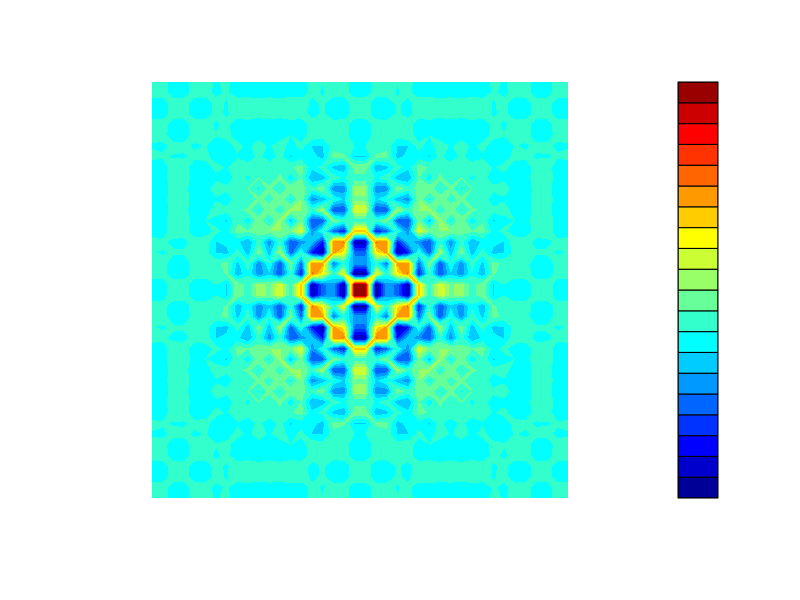
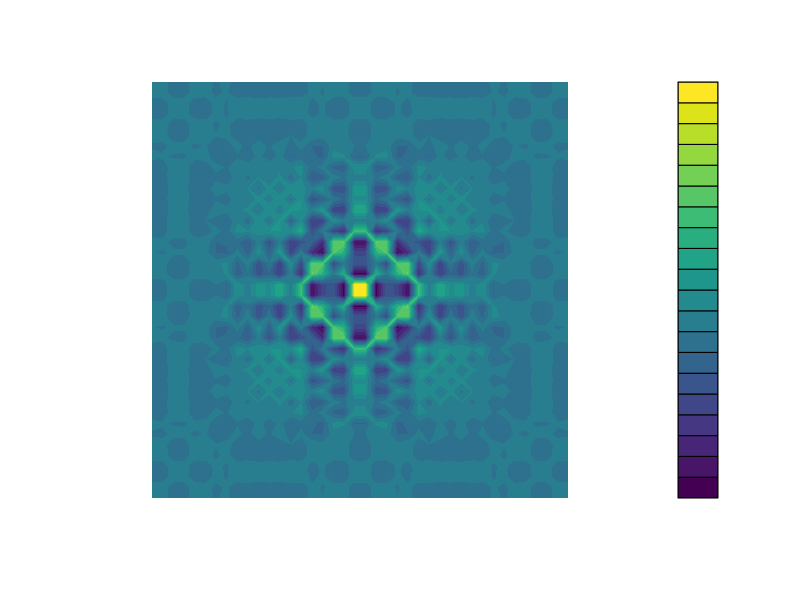
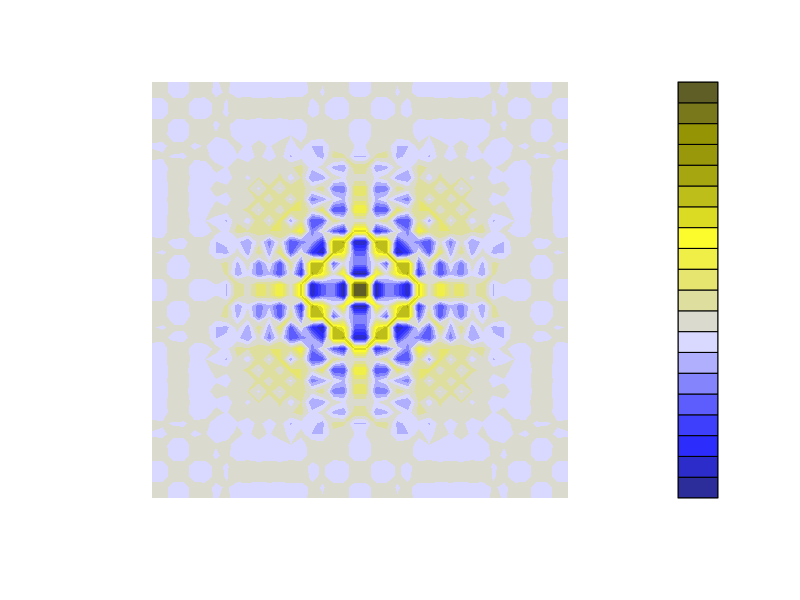
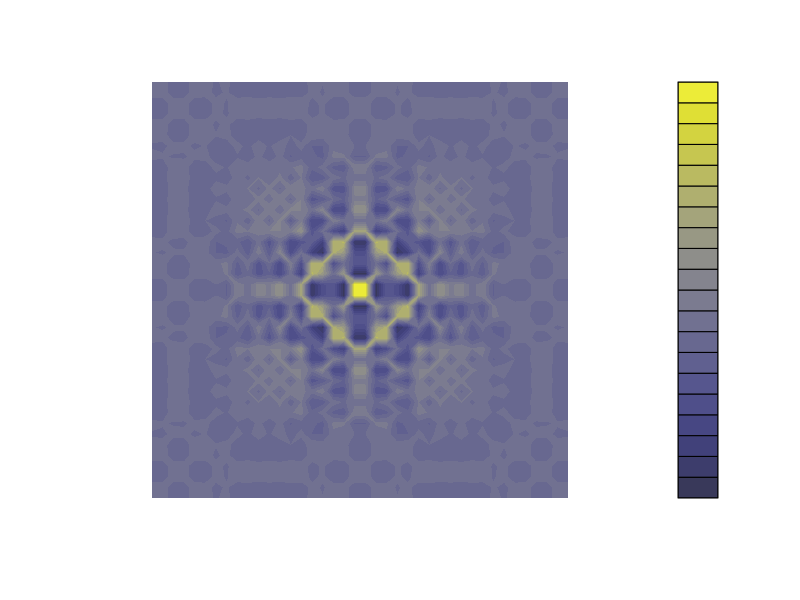
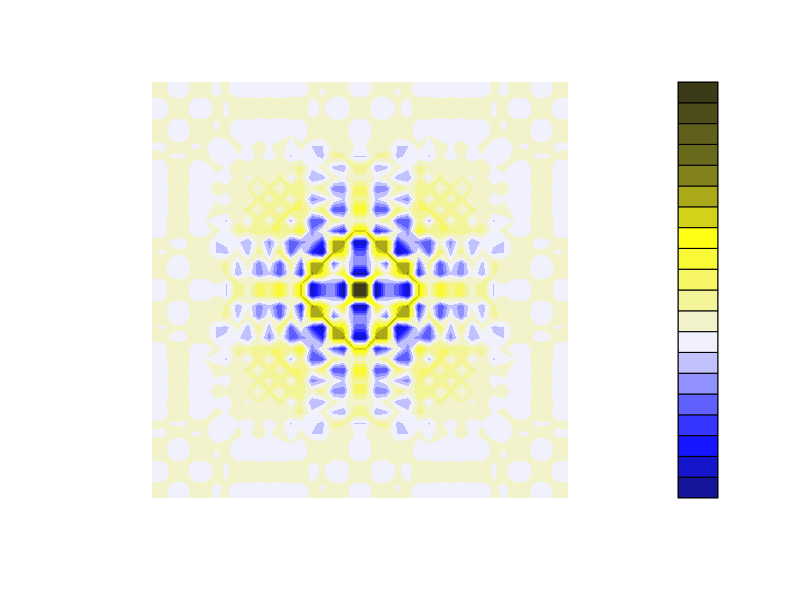
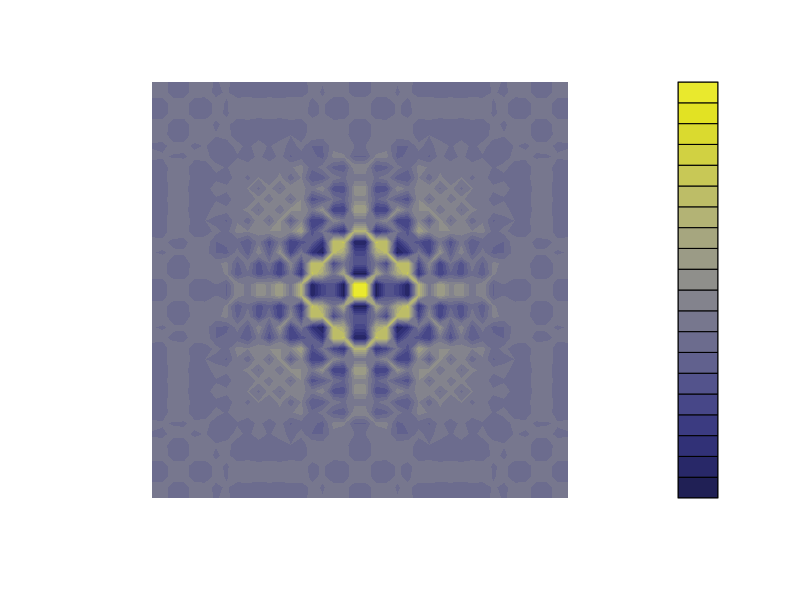
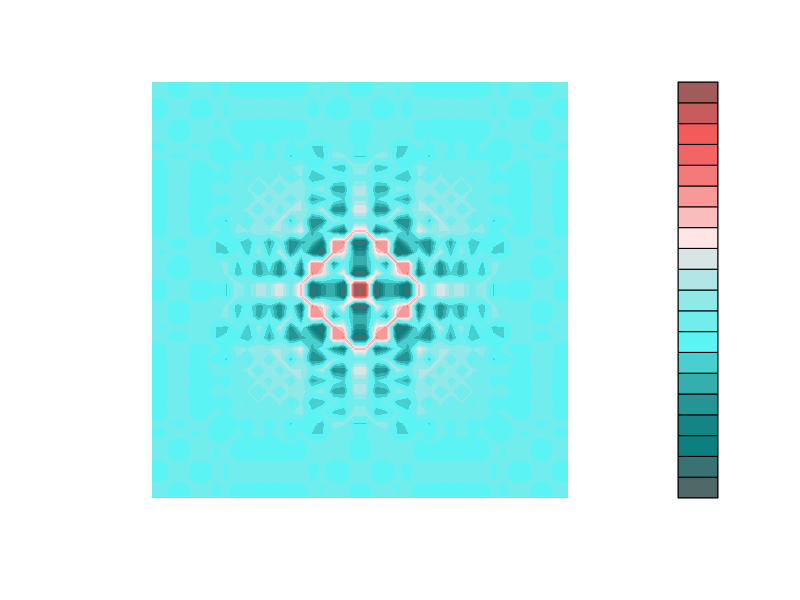
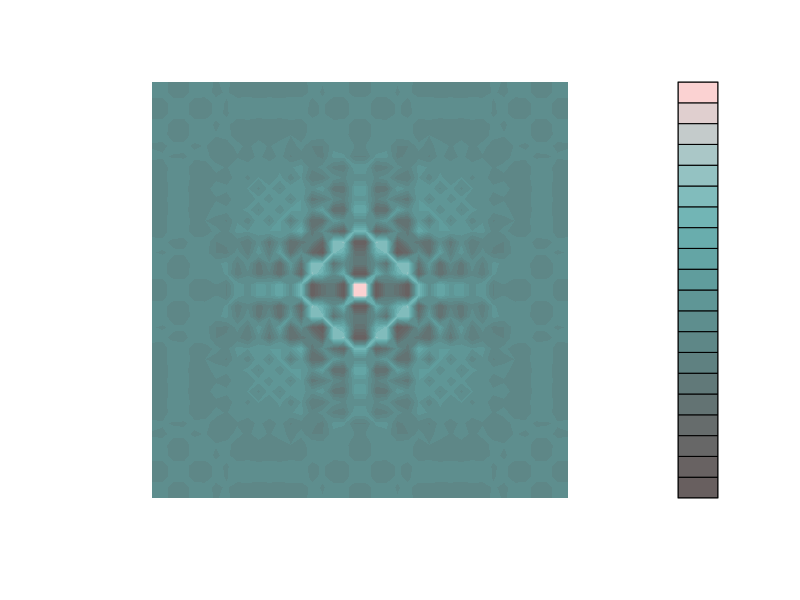

R code for these plots, in order:
# This function generates a plot for an 
# internal matrix, and takes a palette as
# parameter so that we can display the 
# plot using various palettes, as the
# palette should be a function
with_palette <- function(palette) {
  x <- y <- seq(-8 * pi, 8 * pi, len = 40)
  r <- sqrt(outer(x^2, y^2, "+"))
  z <- cos(r^2) * exp(-r / (2 * pi))
  filled.contour(
    z,
    axes = FALSE,
    color.palette = palette,
    asp = 1
  )
}

# Visualising above matrix with different palettes
with_palette(matlab::jet.colors)

with_palette(viridis::viridis)



# Using dichromat to simulate colour-blindness
library(dichromat)

# Simulation of deuteranopia with jet.colors and viridis
# Jet colours
deutan_jet_color <- function(n){
  cols <- matlab::jet.colors(n)
  dichromat(cols, type = "deutan")
}
with_palette( deutan_jet_color )

# Viridis
deutan_viridis <- function(n){
  cols <- viridis::viridis(n)
  dichromat(cols, type = "deutan")
}
with_palette( deutan_viridis )


# Simulation of protanopia with jet.colors and viridis
# Jet colours
protan_jet_color <- function(n){
  cols <- matlab::jet.colors(n)
  dichromat(cols, type = "protan")
}
with_palette( protan_jet_color )

# Viridis
protan_viridis <- function(n){
  cols <- viridis::viridis(n)
  dichromat(cols, type = "protan")
}
with_palette( protan_viridis )

# Simulation of tritanopia with jet.colors and viridis
# Jet colours
tritan_jet_color <- function(n){
  cols <- matlab::jet.colors(n)
  dichromat(cols, type = "tritan")
}
with_palette( tritan_jet_color )

# Viridis
tritan_viridis <- function(n){
  cols <- viridis::viridis(n)
  dichromat(cols, type = "tritan")
}
with_palette( tritan_viridis )
